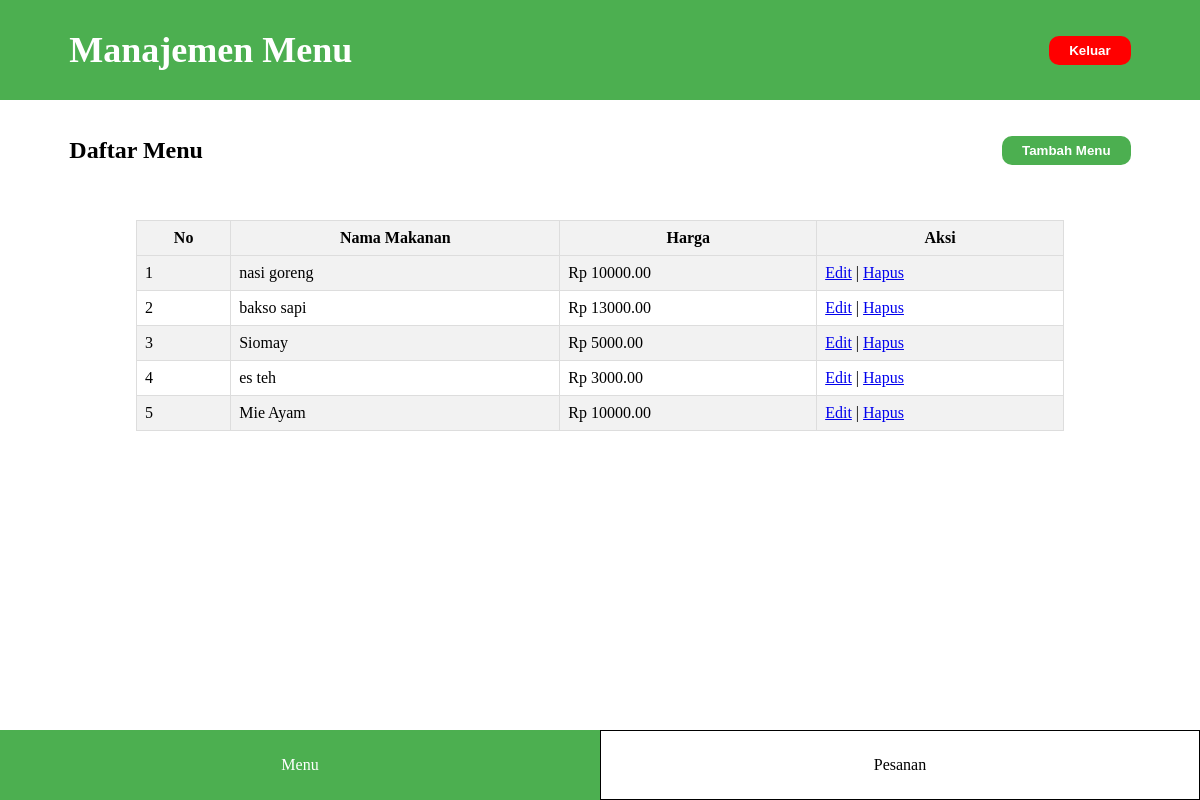
The app's page /admin_menu.php, older data.
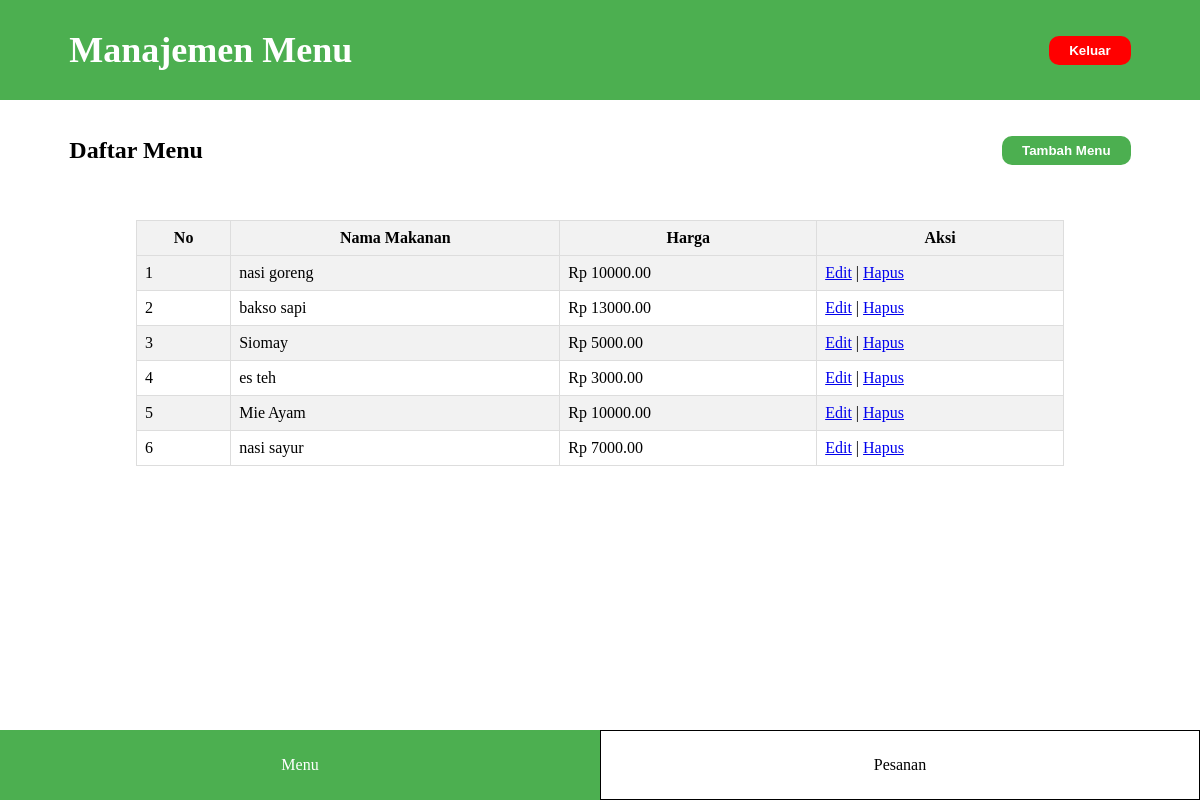
The same page, newer data.
### tables this page shows
CREATE TABLE `menu` (
  `id_menu` int(11) NOT NULL,
  `nama_makanan` varchar(100) DEFAULT NULL,
  `harga` decimal(10,2) DEFAULT NULL
);

### admin_menu.php (the view, shortened to what this page needs)
<?php
include "database.php";
        ?>
        <?php
$sql_select = "SELECT * FROM menu";
$result = $conn->query($sql_select);
?>
<!DOCTYPE html>
<html lang="en">
<head>
</head>
<body>
    <header>
        <p>Manajemen Menu</p>
        <button onclick="window.location.href='masuk.php'">Keluar</button>
    </header>
     <section class="judul">
        <h2>Daftar Menu</h2>
        <button onclick="tampilkanDivTambah()">Tambah Menu</button>
    </section>
    <section class="data">
        <table border="1" cellspacing="0" cellpadding="5">
            <tr>
                <th>No</th>
                <th>Nama Makanan</th>
                <th>Harga</th>
                <th>Aksi</th>
            </tr>
            <?php
            if ($result->num_rows > 0) {
                $no = 1;
                while ($row = $result->fetch_assoc()) {
                    echo "<tr>";
                    echo "<td>" . $no++ . "</td>";
                    echo "<td>" . $row['nama_makanan'] . "</td>";
                    echo "<td>Rp " . $row['harga'] . "</td>";
                    echo "<td>";
                    echo "<a href='admin_menu.php?edit=" . $row['id_menu'] . "'>Edit</a> | ";
                    echo "<a href='admin_menu.php?hapus=" . $row['id_menu'] . "' onclick='return confirm(\"Yakin ingin menghapus?\")'>Hapus</a>";
                    echo "</td>";
                    echo "</tr>";
                }
            } else {
                echo "<tr><td colspan='4'>Tidak ada data</td></tr>";
            }
            ?>
        </table>
    </section>
    <footer>
        <a class="menu1" href="admin_menu.php">Menu</a>
        <a class="menu2" href="admin_pesanan.php">Pesanan</a>
    </footer>
</body>
</html>

### admin_menu.php (style rules this page uses)
* { margin: 0; padding: 0; box-sizing: border-box; }
header { width: 100%; height: 100px; background-color: #4CAF50; display: flex; justify-content: space-between;; align-items: center; padding: 0 5.78vw; }
header p { font-size: 2.25rem; color: white; font-weight: bold; }
header button { padding: 7px 20px; background-color: red; border: none; color: white; font-weight: bold; border-radius: 10px; cursor: pointer; }
.judul { width: 100%; height: 100px; display: flex; justify-content: space-between;; align-items: center; padding: 0 5.78vw; }
.judul button { padding: 7px 20px; background-color: #4CAF50; border: none; color: white; font-weight: bold; border-radius: 10px; cursor: pointer; }
.data { display: flex; justify-content: center; align-items: center; flex-direction: column; min-height: 200px; padding: 20px; }
.data table { width: 80%; border-collapse: collapse; margin-bottom: 20px; }
.data th, .data td { border: 1px solid #ddd; padding: 8px; text-align: left; }
.data th { background-color: #f2f2f2; text-align: center; font-weight: bold; }
.data tr:nth-child(even) { background-color: #f2f2f2; }
footer { width: 100%; display: flex; height: 70px; position: fixed; bottom: 0; }
footer a { width: 50%; display: flex; justify-content: center; align-items: center; }
footer .menu1 { background-color: #4CAF50; text-decoration: none; color: white; }
footer .menu2 { background-color: white; text-decoration: none; color: black; border: 1px solid black }

Row changes from the older to the newer data that the page shows:
added menu: nama_makanan "nasi sayur", harga "7000.00"
